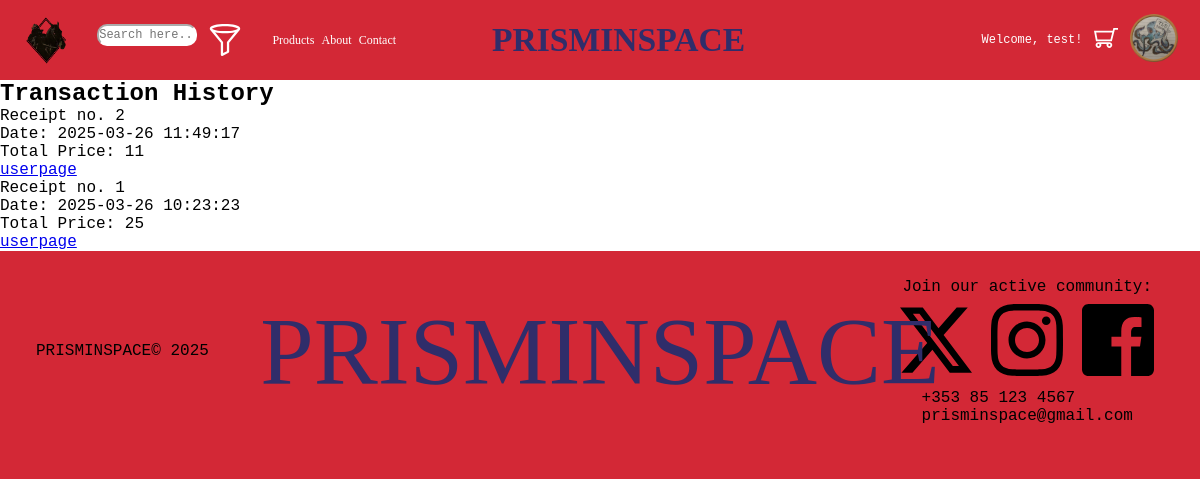
/userpage/receipts.php (signed in), run on an earlier commit of the app's database.
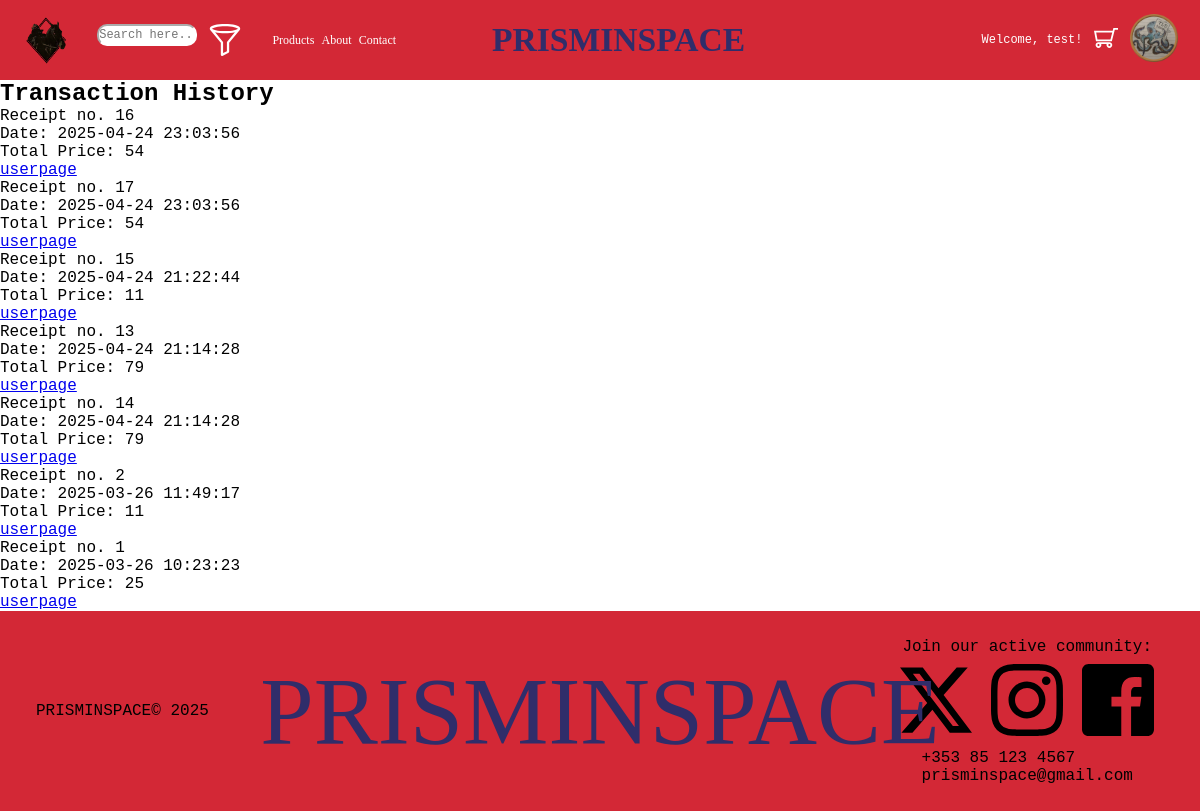
And on a later commit of the database.
### tables this page shows
CREATE TABLE `users` (
  `userid` int(11) NOT NULL,
  `firstname` varchar(45) NOT NULL,
  `username` varchar(45) NOT NULL,
  `password` varchar(45) NOT NULL,
  `profilepicture` varchar(45) NOT NULL
);

CREATE TABLE `receipts` (
  `receiptid` int(11) NOT NULL,
  `orderid` int(11) NOT NULL,
  `date` datetime NOT NULL,
  `totalprice` double NOT NULL,
  `userid` int(11) NOT NULL
);

CREATE TABLE `orders` (
  `orderid` int(11) NOT NULL,
  `date` datetime DEFAULT NULL,
  `userid` int(11) DEFAULT NULL,
  `productid` int(11) DEFAULT NULL,
  `address` varchar(255) NOT NULL,
  `city` varchar(100) NOT NULL,
  `postcode` varchar(20) NOT NULL
);

### userpage/receiptscard.php (the view)
<div>
    <p>
    Receipt no. <?php echo"{$row['receiptid']}" ?><br>
    Date: <?php echo"{$row['date']}" ?><br>
    Total Price: <?php echo"{$row['totalprice']}" ?>
    </p>
    <a href='userpage.php'>userpage</a>
</div>

### userpage/receipts.php
<!DOCTYPE html>
<html lang="en">
    <?php
        include("../onload/header.php");
    ?>
    <link rel ="stylesheet" href="products.css?v=<?php echo time(); ?>">
    <body>
        <?php
            include("../onload/navbar.php");
        ?>
        <?php
            include("fetchreceipts.php");
        ?>
        <?php
            include("../onload/footer.php");
        ?>
    </body>
</html>

### onload/header.php (shortened to what this page needs)
<head>
</head>

### onload/navbar.php (shortened to what this page needs)
<div class="navbar">
	<link rel ="stylesheet" href="../onload/navbar.css?v=<?php echo time();?>">
	<div id="logo-small" class="navbar-item">
		<img src="../img/logo.png" class="" alt="small logo prisminspace">
	</div>
	<div id="menu-bar" class="navbar-item">
		<form class="menu-item" id="search" method="get" action="../products/products.php" >
			<input class="menu-item" id="searchbar" type="text" placeholder="Search here..." cols="5" name="query">
			<div id="filterholder">
			</div>
		</form>
		<div class="menu-item">
			<a href="../products/products.php">Products</a>
		</div>
		<div class="menu-item">
			<a href="#">About</a>
		</div>
		<div class="menu-item">
			<a href="#">Contact</a>
		</div>
		</div>
		<div id="logo-big" class="navbar-item">
			<a href="../index/index.php"><h1>PRISMINSPACE</h1></a>
	</div>
	<div id="user-welcome" class="navbar-item">
		<?php
			if(($_SESSION['login_username'] ?? "an") == "an"){
				echo "<div class='user-item'><p>Welcome, guest!</p></div>";
			}
			else{
				echo "<div class='user-item'><p>Welcome, ";
				echo $_SESSION['login_username'];
				echo "!</p></div>";
			}
		?>
		<div class="user-item"><a href="../basket/basket.php"><img src="../img/shoppingcart.svg" alt="shopping basket icon"></a></div>
	</div>
	<div id="user-icon" class="navbar-item">
	<?php
		$servername = "localhost";
		$username = "root";
		$password = "123";
		$dbname = "prisminspacedb";
		try {
			$pdo = new PDO("mysql:host=$servername;dbname=$dbname", $username, $password);
			$pdo->setAttribute(PDO::ATTR_ERRMODE, PDO::ERRMODE_EXCEPTION);
		} catch (PDOException $e) {
			echo("Database error: " . $e->getMessage());
		}
		if (isset($_SESSION['login_username'])) {
			$login_username = $_SESSION['login_username'];
		} else {
			$login_username = null;
		}
		try {
			$stmt = $pdo->prepare("SELECT profilepicture FROM users WHERE username = :login_username");
			$stmt->execute(['login_username' => $login_username]);
			$user = $stmt->fetch(PDO::FETCH_ASSOC);
			$profilepicture = !empty($user['profilepicture']) ? $user['profilepicture'] : 'usericon.svg';
			$imgpath = "/userpage/userprofiles/" . htmlspecialchars($profilepicture);
			if($login_username == "an") {
				echo "<a href='../login/login.php'>
					<img src='$imgpath' alt='User Login Icon' width='64'>
				</a>";
			}else{
				echo "<a href='../userpage/userpage.php'>
					<img src='$imgpath' alt='User Login Icon' width='64'>
				</a>";
			}
		} catch (PDOException $e) {
			echo("WOmp woopmp: " . $e->getMessage());
		}
	?>
	</div>
</div>

### userpage/fetchreceipts.php (shortened to what this page needs)
<?php
$servername = "localhost";
$username = "root";
$password = "123";
$dbname = "prisminspacedb";
try {
    $conn = new PDO("mysql:host=$servername;dbname=$dbname", $username, $password);
    $conn->setAttribute(PDO::ATTR_ERRMODE, PDO::ERRMODE_EXCEPTION);
} catch (PDOException $e) {
    echo("Database error: " . $e->getMessage());
}
$userid = $_SESSION['login_userid'];
try {
    $sql = "SELECT r.receiptid, o.date, r.totalprice
            FROM orders o
            JOIN receipts r ON o.orderid = r.orderid
            WHERE o.userid = :userid
            ORDER BY o.date DESC";
    $stmt = $conn->prepare($sql);
    $stmt->bindParam(':userid', $userid, PDO::PARAM_INT);
    $stmt->execute();
    $transactions = $stmt->fetchAll(PDO::FETCH_ASSOC);
    if (!$transactions) {
        echo "<p>No transaction history found.</p>";
    } else {
        echo "<h2>Transaction History</h2>";
        foreach ($transactions as $row) {
            include ("./receiptscard.php");
        }
    }
} catch (PDOException $e) {
    echo "Error fetching transactions: " . $e->getMessage();
}
?>

### onload/footer.php
<div class="footer">
            <link rel ="stylesheet" href="../onload/footer.css?v=<?php echo time(); ?>">
            <div class="copyright">
                <p>PRISMINSPACE© 2025</p>
            </div>
            <div class="largelogo">
                <p class="logotext">PRISMINSPACE</p>
            </div>
            <div class="socials">
                <div class="socialstitle">
                    <p>Join our active community:</p>
                </div>
                <ul class="thelist">
                    <li><a href="#"><img src="../img/twitter.svg"></a></li>
                    <li><a href="#"><img src="../img/insta.svg"></a></li>
                    <li><a href="#"><img src="../img/facebook.svg"></a></li>
                </ul>
                <div class="socialsfooter">
                    <p>+353 85 123 4567</p>
                    <p>prisminspace@gmail.com</p>
                </div>
            </div>
</div>

### products/products.css (style rules this page uses)
* { font-family: 'Courier New', Courier, monospace; }

### onload/navbar.css (style rules this page uses)
* { margin:0; padding:0; }
body { background-color: #ffffff; }
.navbar { display:flex; background-color: #d32836; height:10vh; align-items: center; }
.navbar-item { display:flex; flex-direction: row; color:white; align-items: center; }
#menu-bar ,#logo-big ,#user-welcome { margin:auto; }
.menu-item { display:flex; font-size: 1vw; margin:0.3vw; }
#menu-bar { display:flex; justify-content: flex-start; margin-left:2vw; }
#searchbar { margin:0; min-height: 0.5vw; min-width:3vw; height:1.5vw; margin-right:1vw; width:8vw; border-radius: 10px; border-color: white; border-radius: none; }
#search { display:flex; flex-direction: row; }
#filterholder { background-image: url('../img/filter.svg'); background-repeat: no-repeat; background-position: center; width:32px; height: 32px; margin-right: 2vw; }
.menu-item a { font-family: metallord; text-decoration: none; color:white; }
#logo-small { margin-left:1.8vw; }
#user-icon { margin-right:1.8vw; }
#logo-small img { max-width: 86px; min-width: 32px; width:4vw; }
#user-icon img { max-width: 72px; min-width: 32px; width:4vw; }
#user-welcome { display:flex; margin:1vw; }
#user-welcome .user-item { vertical-align: middle; display:flex; font-size: 1vw; }
.user-item p { align-items: center; }
#user-welcome img { max-width: 64px; min-width: 24px; width:2vw; margin-left:1vw; }
#logo-big { position: absolute; margin:41vw; }
#logo-big a { font-size: 1.4vw; color:#302d6a; text-decoration: none; }
#logo-big a h1 { font-family:metallord; }

### onload/footer.css (style rules this page uses)
* { font-family: 'Courier New', Courier, monospace; }
html { background-color: #d32836; }
.copyright { display: flex; align-items: center; margin-left: 3vw; }
.largelogo { width:100%; position: absolute; display: flex; justify-content: center; align-items: center; }
.footer { display:flex; background-color: #d32836; height:25vh; align-items: center; position: relative; justify-content: space-between; }
.logotext { font-size: 8vw; font-family: metallord; color:#302d6a; }
.socials { align-items: center; justify-content: center; display: flex; flex-direction: column; margin-right:3vw; }
.socialstitle { margin-top: 1vh; margin-bottom: 1vh; }
.socialsfooter { margin-top: 1vh; margin-bottom: 1vh; }
.thelist { list-style: none; display:flex; }
.thelist img { margin-left:0.8vw; margin-right:0.8vw; width:72px; height:fit-content; }

What changed in the data, as far as the page shows it:
added receipts: receiptid "16", orderid.date "2025-04-24 23:03:56", totalprice "54"
added receipts: receiptid "17", orderid.date "2025-04-24 23:03:56", totalprice "54"
added receipts: receiptid "15", orderid.date "2025-04-24 21:22:44", totalprice "11"
added receipts: receiptid "13", orderid.date "2025-04-24 21:14:28", totalprice "79"
added receipts: receiptid "14", orderid.date "2025-04-24 21:14:28", totalprice "79"
